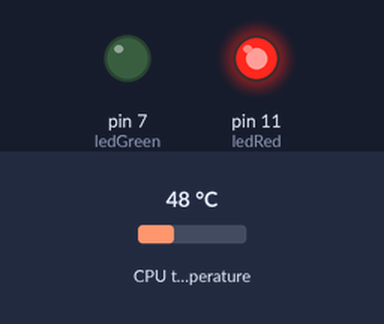
Recording of a program running on a simulated Raspberry Pi (header pin numbers). On the bench: output pins drawn as LEDs (lit = HIGH). The inputs (shaded band) are chosen by the test bench; at power-on: CPU temperature 48 °C.

Above: at 1.2 s.
1.3 s: CPU temperature set to 56 °C
3.2 s: CPU temperature set to 59 °C
At 5.1 s:
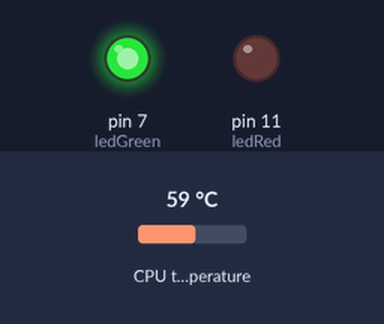
5.5 s: CPU temperature set to 31 °C
At 6.5 s:
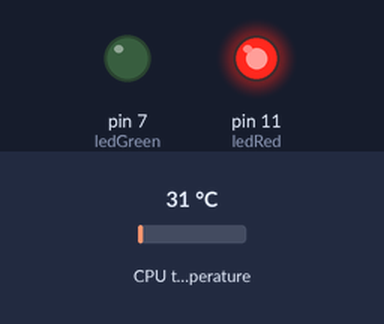
7.6 s: CPU temperature set to 58 °C
At 9.2 s:
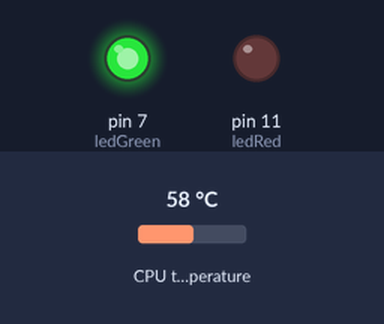
Timing chart, 0 to 10.6 s (numbered marks = the images above; inputs shaded):
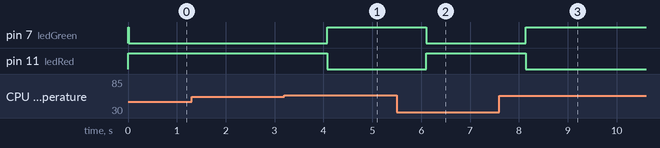

The program:

temp.py
```python
#!/usr/bin/env

#import the GPIO libs, sleep command
import RPi.GPIO as GPIO
import time
import os

#define the GPIO pins, in this example we use board pins 7 and 11 on the RPi 3
ledGreen = 7
ledRed = 11

#define the high mark for CPU temperature
highMark = 135.00

#Setup the pin layout to BOARD, i.e: pin number
GPIO.setmode(GPIO.BOARD)

#Setup each pin for output
GPIO.setup(ledGreen, GPIO.OUT)
GPIO.setup(ledRed, GPIO.OUT)

#GPIO.LOW = ON, GPIO.HIGH = OFF
GPIO.output(ledGreen, GPIO.HIGH)
GPIO.output(ledRed, GPIO.HIGH)

#Convert Celsius to Fahrenheit
def celsiusToFahrenheit(degree):
	degree = float(degree)
	#print ("degree = " + str(degree))
	degree = float(degree) * 1.8 + 32
	return degree

#Get the board temperature
def getTemp():
	vcgen = 'vcgencmd measure_temp'
	temperature = os.popen('vcgencmd measure_temp').read()
	#Slice the output to only return the temperature
	temperature = temperature[5:-3]
	return temperature

def checkTemp():
	currentTemp = float(celsiusToFahrenheit(getTemp()))

	#Check if we are at or above our high mark temperature, if so light up the RED LED
	if currentTemp >= highMark:
		GPIO.output(ledGreen, GPIO.HIGH)
		GPIO.output(ledRed,GPIO.LOW)
		time.sleep(1)
	#Check if we are at or below our high mark temperature, if so light up the GREEN LED
	elif currentTemp < highMark and currentTemp >= 0:
		GPIO.output(ledRed, GPIO.HIGH)
		GPIO.output(ledGreen,GPIO.LOW)
		time.sleep(1)
	#Something went wrong, turn off both LED's
	else:
		GPIO.output(ledRed, GPIO.HIGH)
		GPIO.output(ledGreen,GPIO.HIGH)


try:
	while True:
		checkTemp()

except KeyboardInterrupt:
	print('Program execution interrupted')

finally:
	#clean up the GPIO
	GPIO.cleanup()
```

Measured:
- the behaviour switches between 57 and 58 °C on CPU temperature (found by bisection; images 0 and 1)
- after the input at 1.3 s, every drawn part: stays the same
- after the input at 3.2 s, pin 7 (ledGreen): LOW → HIGH after 0.88 s; pin 11 (ledRed): HIGH → LOW after 0.88 s
- after the input at 5.5 s, pin 7 (ledGreen): HIGH → LOW after 0.61 s; pin 11 (ledRed): LOW → HIGH after 0.61 s
- after the input at 7.6 s, pin 7 (ledGreen): LOW → HIGH after 0.54 s; pin 11 (ledRed): HIGH → LOW after 0.54 s
